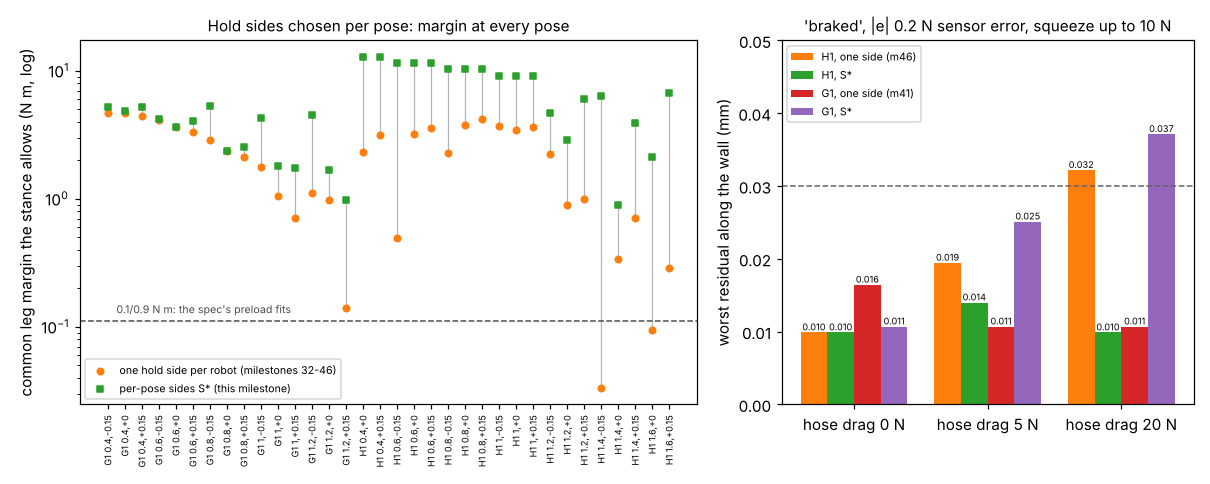

This figure's Python source:
"""Figure for milestone 47: python experiments/m47_poseside/figure.py (reads results.json, m41's and m46's)."""
import json
import os

import matplotlib
matplotlib.use("Agg")
import matplotlib.pyplot as plt  # noqa: E402
import numpy as np  # noqa: E402

HERE = os.path.dirname(os.path.abspath(__file__))
R = json.load(open(os.path.join(HERE, "results.json")))
R41 = json.load(open(os.path.join(HERE, "..", "m41_stance0", "results.json")))
R46 = json.load(open(os.path.join(HERE, "..", "m46_holdside", "results.json")))
fig, (ax1, ax2) = plt.subplots(1, 2, figsize=(11, 4.4), gridspec_kw={"width_ratios": [1.5, 1]})
A = [a for a in R["A"] if not a["skipped"]]
x = np.arange(len(A))
m0 = [a["m_robot"] for a in A]
ms = [a["m_star"] for a in A]
ax1.scatter(x, m0, color="C1", s=18, label="one hold side per robot (milestones 32-46)", zorder=3)
ax1.scatter(x, ms, color="C2", s=18, marker="s", label="per-pose sides S* (this milestone)", zorder=3)
for i in range(len(A)):
    ax1.plot([i, i], [m0[i], ms[i]], color="0.7", lw=0.8, zorder=1)
ax1.axhline(R["goal"], color="0.3", ls="--", lw=1)
ax1.text(0.5, R["goal"] * 1.15, "0.1/0.9 N m: the spec's preload fits", fontsize=7, color="0.3")
ax1.set_yscale("log")
ax1.set_xticks(x, [f"{a['robot'].upper()} {a['pose'][0]:g},{a['pose'][1]:+g}" for a in A], rotation=90, fontsize=6)
ax1.set_ylabel("common leg margin the stance allows (N m, log)")
ax1.set_title("Hold sides chosen per pose: margin at every pose", fontsize=10)
ax1.legend(fontsize=7, loc="lower left")
HB = R46["H"] if "H" in R46 else [0.0, 5.0, 20.0]
D = {(d["robot"], d["H"]): d["worst"]["all"]["y"] for d in R["D"]}
base = {("h1", d["H"]): d["worst"]["all"]["y"] for d in R46["D"]}
base.update({("g1", x_["H"]): x_["worst"]["all"]["y"] for x_ in R41["B"] if x_["robot"] == "g1"})
Hs = sorted({d["H"] for d in R["D"]})
xx = np.arange(len(Hs))
w = 0.2
for off, n, src, c, lab in ((-1.5 * w, "h1", base, "C1", "H1, one side (m46)"), (-0.5 * w, "h1", D, "C2", "H1, S*"),
                            (0.5 * w, "g1", base, "C3", "G1, one side (m41)"), (1.5 * w, "g1", D, "C4", "G1, S*")):
    ys = [src[(n, H)] for H in Hs]
    ax2.bar(xx + off, ys, w, color=c, label=lab)
    for i, v in enumerate(ys):
        ax2.text(xx[i] + off, v, f"{v:.3f}", ha="center", va="bottom", fontsize=6)
ax2.axhline(0.03, color="0.4", ls="--", lw=1)
ax2.set_xticks(xx, [f"hose drag {h:g} N" for h in Hs])
ax2.set_ylabel("worst residual along the wall (mm)")
ax2.set_title("'braked', |e| 0.2 N sensor error, squeeze up to 10 N", fontsize=10)
ax2.legend(fontsize=7, loc="upper left")
ax2.set_ylim(0, 0.05)
fig.tight_layout()
fig.savefig(os.path.join(HERE, "figure.png"), dpi=110)
print("wrote figure.png")
